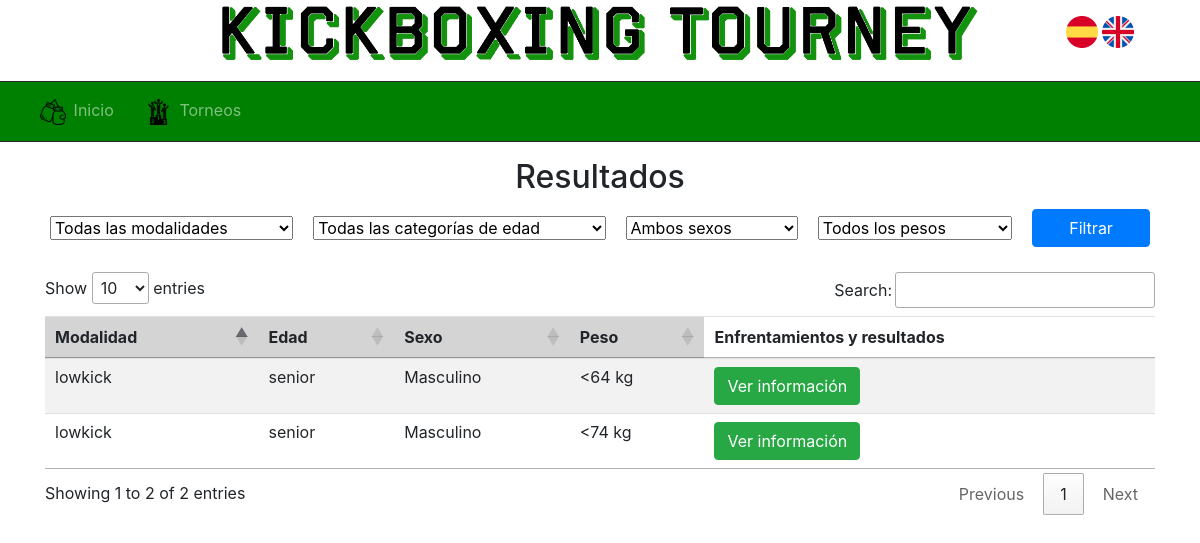
Screenshot of /ProyectoTFG/Invitado/listaCategoriasResultadosInvitados.php?idtorneo=50 with the database file from the repository.
### tables this page shows
CREATE TABLE `categorias` (
  `idCategoria` int(11) NOT NULL,
  `idtorneo` int(11) NOT NULL,
  `sexo` varchar(1) NOT NULL,
  `peso` int(3) NOT NULL,
  `edad` varchar(15) NOT NULL,
  `modalidad` varchar(30) NOT NULL,
  `estado` int(1) NOT NULL
);

### ProyectoTFG/idioma/idioma.php (called while the page is built, shortened)
<?php
$parametros = $_GET;

### ProyectoTFG/Modelo/ModeloCategoria.php (called while the page is built, shortened)
<?php
include_once 'ModeloBD.php';
include_once '../Clases/Categoria.php';
class ModeloCategoria {
    private $modeloBD;
    public function __construct() {
        $this->modeloBD = new ModeloBD();
    }
    public function obtenerCategoriasPorTorneoConEnfrentamientos($idTorneo) {
        $sql = "SELECT DISTINCT c.* FROM categorias c INNER JOIN enfrentamiento r ON c.idtorneo = r.idtorneo AND c.sexo = r.sexo AND c.peso = r.peso AND c.edad = r.edad AND c.modalidad = r.modalidad WHERE c.idtorneo = '$idTorneo'";
        $this->modeloBD->open_connection();
        $listaCategorias = array();
        if ($this->modeloBD->get_results_from_query($sql)) {
            $rows = $this->modeloBD->get_rows();
            foreach ($rows as $row) {
                $listaCategorias[] = new Categoria(
                    $row['idCategoria'],
                    $row['idtorneo'],
                    $row['sexo'],
                    $row['peso'],
                    $row['edad'],
                    $row['modalidad'],
                    $row['estado']
                );
            }
        }
        return $listaCategorias;
    }
}

### ProyectoTFG/Modelo/ModeloBD.php (called while the page is built, shortened)
<?php
class ModeloBD {
    private static $db_host = 'localhost';
    private static $db_user = 'root';
    private static $db_pass = '';
    protected $db_name = 'proyectotfg';
    protected $rows = array();
    private $conexion;
    public function open_connection() {
        $this->conexion = new mysqli(self::$db_host, self::$db_user, self::$db_pass, $this->db_name);
        $this->conexion->query("SET NAMES 'utf8'");
    }
public function get_results_from_query($query) {
    $result = $this->conexion->query($query);
    $this->rows = array();
    $hasResults = false;
    if ($result && $result->num_rows > 0) {
        while ($row = $result->fetch_assoc()) {
            $this->rows[] = $row;
            $hasResults = true;
        }
    }
    return $hasResults;
}
    public function get_rows() {
        return $this->rows;
    }
}

### ProyectoTFG/Clases/Categoria.php (called while the page is built, shortened)
<?php
class Categoria {
    public $sexo;
    public $peso;
    public $edad;
    public $modalidad;
    public function __construct($idCategoria, $idtorneo, $sexo, $peso, $edad, $modalidad, $estado) {
        $this->sexo = $sexo;
        $this->peso = $peso;
        $this->edad = $edad;
        $this->modalidad = $modalidad;
    }
    public function getSexo() {
        return $this->sexo;
    }
    public function getPeso() {
        return $this->peso;
    }
    public function getEdad() {
        return $this->edad;
    }
    public function getModalidad() {
        return $this->modalidad;
    }
}

### ProyectoTFG/Invitado/listaCategoriasResultadosInvitados.php (the view, shortened to what this page needs)
<?php
include '../idioma/idioma.php';
    include_once '../Modelo/ModeloCategoria.php';
    $modeloCategoria = new ModeloCategoria();
    $idTorneo=$_GET['idtorneo'];
    $categorias = $modeloCategoria->obtenerCategoriasPorTorneoConEnfrentamientos($idTorneo);
    ?>
    <html>
        <head>
            <link rel="stylesheet" href="https://maxcdn.bootstrapcdn.com/bootstrap/4.0.0/css/bootstrap.min.css">
            <link href="../CSS/principal.css" rel="stylesheet" type="text/css"/>
        </head>
        <body>
            <?php include '../header.php';
            include '../menus/menuInvitado.php';
              ?>
            <div class="container">
            <?php
            if (empty($categorias)) {
                print "<h2 class='textoCentrado'>No hay resultados para este torneo</h2>";
            }else{
            ?>
                <h2 class="textoCentrado"><?php echo $lang["Resultados"]?></h2>
                <div class="filtros">
                    <select id="filtroModalidad">
                        <option value=""><?php echo $lang["TodasModalidades"]?></option>
                    </select>
                    <select id="filtroEdad">
                        <option value=""><?php echo $lang["TodasCategoriasEdad"]?></option>
                    </select>
                    <select id="filtroSexo">
                        <option value=""><?php echo $lang["AmbosSexos"]?></option>
                    </select>
                    <select id="filtroPeso">
                        <option value=""><?php echo $lang["TodosPesos"]?></option>
                    </select>
                    <button  class='btn btn-primary' id="filtrarResultados"><?php echo $lang["Filtrar"]?></button>
                </div>
                <div class="table-responsive">
                 <table class="table table-striped" id="tablaResultados">
                    <thead>
                        <tr>
                            <th><?php echo $lang["Modalidad"]?></th>
                            <th><?php echo $lang["Edad"]?></th>
                            <th><?php echo $lang["Sexo"]?></th>
                            <th><?php echo $lang["Peso"]?></th>
                            <td><strong><?php echo $lang["EnfrentamientosYResultados"]?></strong></td>
                        </tr>
                    </thead>
                    <tbody>
                        <?php
                        foreach ($categorias as $categoria) {
                            print "<tr>";
                            print "<td>" . $categoria->getModalidad()  . "</td>";
                            print "<td>" . $categoria->getEdad() . "</td>";
                            if($categoria->getSexo()=="m" ){
                                print "<td>".$lang["Masculino"]."</td>";
                            }else{
                                print "<td>".$lang["Femenino"]."</td>";
                            }
                            if($categoria->getPeso()==90){
                                print "<td>>".$categoria->getPeso() . " kg</td>";
                            }else{
                                print "<td><".$categoria->getPeso() . " kg</td>";
                            }
                            print "<td><a href='listaResultadosInvitados.php?idtorneo=" . $idTorneo . "&peso=" . $categoria->getPeso() . "&sexo=" . $categoria->getSexo() . "&edad=" . $categoria->getEdad() . "&modalidad=" . $categoria->getModalidad() . "'><button type='button' name='resultados' class='btn btn-success'>".$lang["VerInformacion"]."</button></a></td>";
                            print "</tr>";
                        }
                        ?>
                    </tbody>
                </table>
                </div>
                <?php
                }
                ?>
            </div>
        </body>
    <link rel="stylesheet" type="text/css" href="https://cdn.datatables.net/1.10.25/css/jquery.dataTables.css">
    </html>

### ProyectoTFG/header.php (shortened to what this page needs)
<header>
    <div class="row" id="cabecera">
        <div class="col-md-2 col-sm-3 col-xs-3"></div>
        <div class="col-md-8 col-sm-6 col-xs-6" id="logo">
            <?php
            $logoUrl = "/ProyectoTFG/index.php";
            ?>
            <a href="<?php echo $logoUrl; ?>">
                <img src="/ProyectoTFG/img/NOMBRERecortado.png" class="img-fluid"/>
            </a>
        </div>
        <div class="col-md-2 col-sm-3 col-xs-3">
            <div id="banderas">
                <?php
                if(basename($_SERVER['PHP_SELF']) == "index.php"){
                    $rutaImagenes="img/";
                }else{
                    $rutaImagenes="../img/";
                }
                $esUrl = '?' . http_build_query(array_merge($parametros, ['idioma' => 'es']));
                $inUrl = '?' . http_build_query(array_merge($parametros, ['idioma' => 'in']));
                ?>
                <a href="<?php echo $esUrl; ?>"><img src="<?php echo $rutaImagenes; ?>espana.png" class="bandera" alt="Español"></a>
                <a href="<?php echo $inUrl; ?>"><img src="<?php echo $rutaImagenes; ?>reino-unido.png" class="bandera" alt="Inglés"></a>
            </div>
        </div>
    </div>
</header>

### ProyectoTFG/menus/menuInvitado.php (shortened to what this page needs)
<nav class="navbar navbar-expand-lg navbar-dark">
    <div class="collapse navbar-collapse" id="navbarNav">
        <ul class="navbar-nav">
            <li class="nav-item <?php echo ($_SERVER['REQUEST_URI'] == "/ProyectoTFG/Admin/administrarAdminFed.php") ? 'active' : ''; ?>">
                <a class="nav-link" href="/ProyectoTFG/index.php"><img id="iconos" src="/ProyectoTFG/img/guantes-de-boxeo.png" alt=""/><?php echo $lang["Inicio"]?></a>
            </li>
            </ul>
        <ul class="navbar-nav" >
            <li class="nav-item <?php echo ($_SERVER['REQUEST_URI'] == "/ProyectoTFG/Invitado/listaTorneosResultadosInvitados.php") ? 'active' : ''; ?>">
                <a class="nav-link" href="../Invitado/listaTorneosResultadosInvitados.php"><img id="iconos" src="/ProyectoTFG/img/podio.png" alt=""/><?php echo $lang["Torneos"]?></a>
            </li>
        </ul>
    </div>
</nav>

### ProyectoTFG/CSS/principal.css (style rules this page uses)
* { padding: 0; margin: 0; }
.row { padding: 0; margin: 0; }
.table { margin-bottom: 0; }
#cabecera { padding-bottom: 1em; }
#logo img { width: 100%; }
#banderas { text-align: center; padding-top: 1em; }
.bandera { width: 2em; }
nav { border-top: 1.5px solid #282828; width: 100%; background-color: green; border-bottom: 1.5px solid #282828; }
#iconos { width:1.6em; margin-right: 0.5em; margin-left: 1em;; }
.textoCentrado { text-align: center; margin-top: 0.5em; }
a { color: black; }
table tr th { cursor: pointer; -webkit-user-select: none; -moz-user-select: none; -ms-user-select: none; user-select: none; }
table th { white-space: nowrap; }
.sorting { background-color: #D4D4D4; }
.filtros { display: flex; flex-wrap: wrap; justify-content: space-between; align-items: center; gap: 10px; margin-bottom: 20px; }
.filtros select, .filtros button { flex-grow: 1; margin: 5px; }

### rows the page displays
categorias: modalidad "lowkick", edad "senior", peso "64"
categorias: modalidad "lowkick", edad "senior", peso "74"

### other values shown
$lang["Inicio"] "Inicio"
$lang["Torneos"] "Torneos"
$lang["Resultados"] "Resultados"
$lang["Filtrar"] "Filtrar"
$lang["Modalidad"] "Modalidad"
$lang["Edad"] "Edad"
$lang["Sexo"] "Sexo"
$lang["Peso"] "Peso"
$lang["EnfrentamientosYResultados"] "Enfrentamientos y resultados"
form field value "Todas las modalidades"
form field value "Todas las categorías de edad"
form field value "Ambos sexos"
form field value "Todos los pesos"
